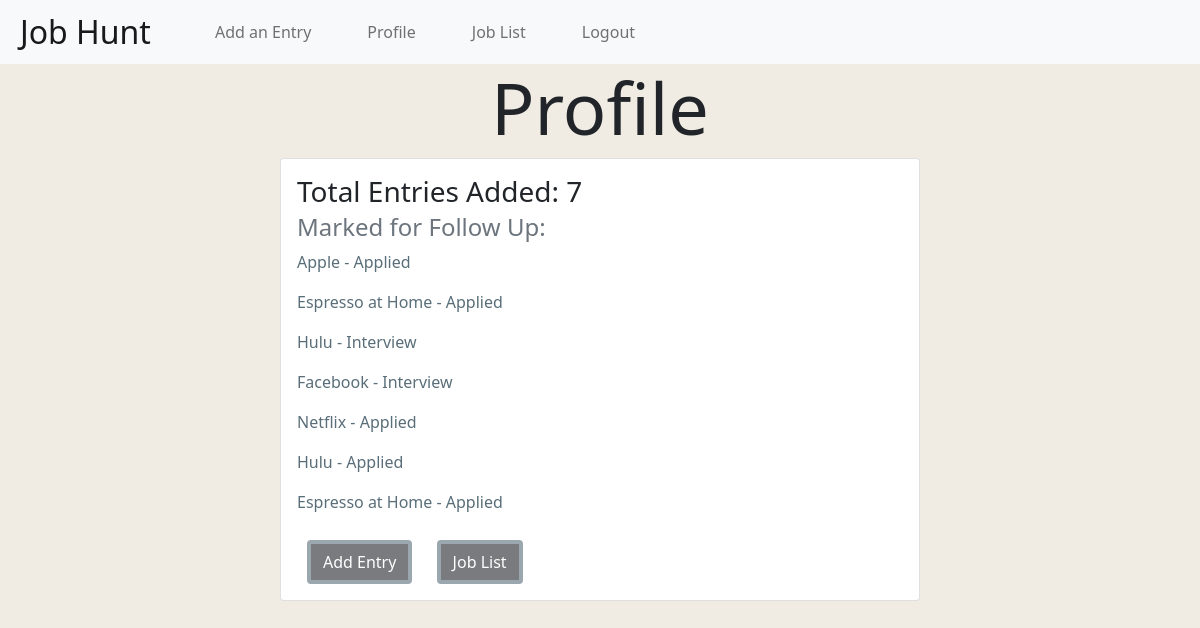
/profile (signed in), run on an earlier commit of the app's database.
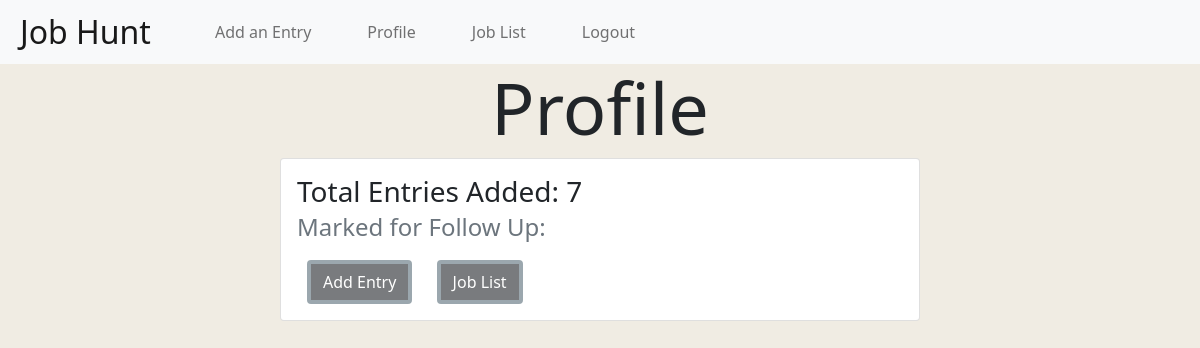
And on a later commit of the database.
### jobHuntApp/models.py (models this page shows)
class Job(models.Model):
    company_name = models.CharField(max_length=50)
    position = models.CharField(max_length=50)
    status = models.CharField(max_length=50)
    created_by = models.ForeignKey(User, related_name="jobs", on_delete=models.CASCADE, null=True)
    users_follow_up = models.ManyToManyField(User, related_name="jobs_users_marked")
    created_at = models.DateTimeField(auto_now_add=True)
    updated_at = models.DateTimeField(auto_now=True)
    objects = JobManager()

### jobHuntApp/views.py (the view)
# urls.py: path('profile', views.profile),
def profile(request):
    if 'user_id' not in request.session:
        return redirect('/')
    this_user = User.objects.filter(id = request.session['user_id'])
    context = {
        'user': this_user[0]
    }
    return render(request, 'profile.html', context)

### jobHuntApp/templates/profile.html (shortened to what this page needs)
<!DOCTYPE html>
<html>
    <head>
        <link href="https://cdn.jsdelivr.net/npm/bootstrap@5.1.0/dist/css/bootstrap.min.css" rel="stylesheet">
        <link rel="stylesheet" href="/static/css/style.css">
    </head>
    <body>
    {% include "navBar.html" %}
    <h1 class="display-2 text-center">Profile</h1>
        <div class="d-flex justify-content-center">
            <div class="card" style="width: 40rem;">
                <div class="card-body">
                    <h3 class="card-title"> Total Entries Added: {{user.jobs.all | length}}</h3>
                    <h4 class="card-subtitle mb-2 text-muted">Marked for Follow Up: </h4>
                    {% for job in user.jobs.all reversed%}
                        {% if job.users_follow_up.all %}
                            <p class="card-text"><a href="/jobs/{{job.id}}/edit">{{job.company_name}} - {{job.status}}</a></p>
                        {% endif %}
                    {% endfor %}
                    <a class="btn btn-dark" href="/addlisting" role="button">Add Entry</a>
                    <a class="btn btn-dark" href="/jobs" role="button">Job List</a>
                </div>
            </div>
        </div>
    </body>
</html>

What changed in the data, as far as the page shows it:
no longer on this page (row edited): Job: company_name "Apple", status "Applied"
no longer on this page (row edited): Job: company_name "Espresso at Home", status "Applied"
no longer on this page (row edited): Job: company_name "Hulu", status "Interview"
no longer on this page (row edited): Job: company_name "Facebook", status "Interview"
no longer on this page (row edited): Job: company_name "Netflix", status "Applied"
no longer on this page (row edited): Job: company_name "Hulu", status "Applied"
no longer on this page (row edited): Job: company_name "Espresso at Home", status "Applied"
